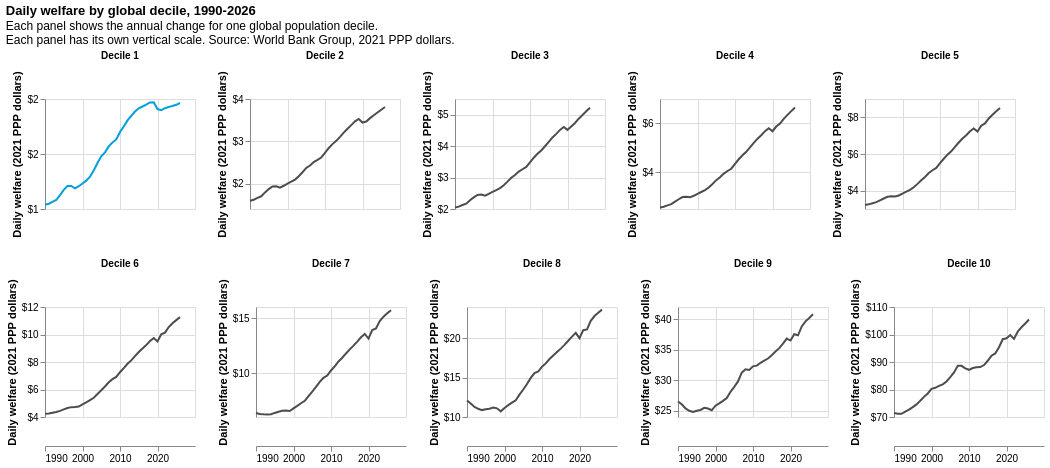

Write notebook code for a chart like this one.
### Markdown cell above
## Visualization 2. Daily welfare by decile

The first visualization shows a relative share. We now look at the absolute level: mean welfare per person per day, expressed in 2021 PPP dollars.

As in the previous chart, each decile has its own panel and shows annual changes between 1990 and 2026. Decile 1 is shown in blue; the other deciles are shown in gray. Each panel has its own vertical scale so the evolution of each group is easy to see.

### Code cell
plot_level_df = deciles.copy()
plot_level_df['decile_label'] = 'Decile ' + plot_level_df['decile'].astype(str)
plot_level_df['is_d1'] = plot_level_df['decile'] == 1

level_order = [f'Decile {i}' for i in range(1, 11)]

level_base = alt.Chart(plot_level_df).encode(
    x=alt.X('year:Q', title=None, axis=alt.Axis(format='d', values=[1990, 2000, 2010, 2020])),
    y=alt.Y(
        'mean_welf:Q',
        title='Daily welfare (2021 PPP dollars)',
        scale=alt.Scale(zero=False),
        axis=alt.Axis(format='$,.0f'),
    ),
    color=alt.condition('datum.is_d1', alt.value('#009FDA'), alt.value('#4d4d4d')),
)

level_chart = (
    level_base.mark_line(strokeWidth=2)
    .properties(width=150, height=110)
    .facet(
        facet=alt.Facet(
            'decile_label:N',
            sort=level_order,
            title=None,
            header=alt.Header(labelFontWeight='bold'),
        ),
        columns=5,
    )
    .resolve_scale(y='independent')
    .properties(
        title=alt.TitleParams(
            'Daily welfare by global decile, 1990-2026',
            subtitle=[
                'Each panel shows the annual change for one global population decile.',
                'Each panel has its own vertical scale. Source: World Bank Group, 2021 PPP dollars.',
            ],
        )
    )
)

level_chart.save(str(DRAFT_DIR / '02_daily_welfare_by_decile.png'), scale_factor=2)
level_chart

### Figure 1 — Vega-Lite specification as saved in the notebook (floating-point values rounded to 4 significant figures; data arrays with more than 128 entries replaced by an {"elided": "..."} marker saying what was removed)
{"config": {"view": {"continuousWidth": 300, "continuousHeight": 300}}, "data": {"name": "data-2ef14671cf5d27d7a0e6603292569de9"}, "facet": {"field": "decile_label", "header": {"labelFontWeight": "bold"}, "sort": ["Decile 1", "Decile 2", "Decile 3", "Decile 4", "Decile 5", "Decile 6", "Decile 7", "Decile 8", "Decile 9", "Decile 10"], "title": null, "type": "nominal"}, "spec": {"mark": {"type": "line", "strokeWidth": 2}, "encoding": {"color": {"condition": {"test": "datum.is_d1", "value": "#009FDA"}, "value": "#4d4d4d"}, "x": {"axis": {"format": "d", "values": [1990, 2000, 2010, 2020]}, "field": "year", "title": null, "type": "quantitative"}, "y": {"axis": {"format": "$,.0f"}, "field": "mean_welf", "scale": {"zero": false}, "title": "Daily welfare (2021 PPP dollars)", "type": "quantitative"}}, "height": 110, "width": 150}, "columns": 5, "resolve": {"scale": {"y": "independent"}}, "title": {"text": "Daily welfare by global decile, 1990-2026", "subtitle": ["Each panel shows the annual change for one global population decile.", "Each panel has its own vertical scale. Source: World Bank Group, 2021 PPP dollars."]}, "$schema": "https://vega.github.io/schema/vega-lite/v6.4.1.json", "datasets": {"data-2ef14671cf5d27d7a0e6603292569de9": {"elided": "370 records"}}}
